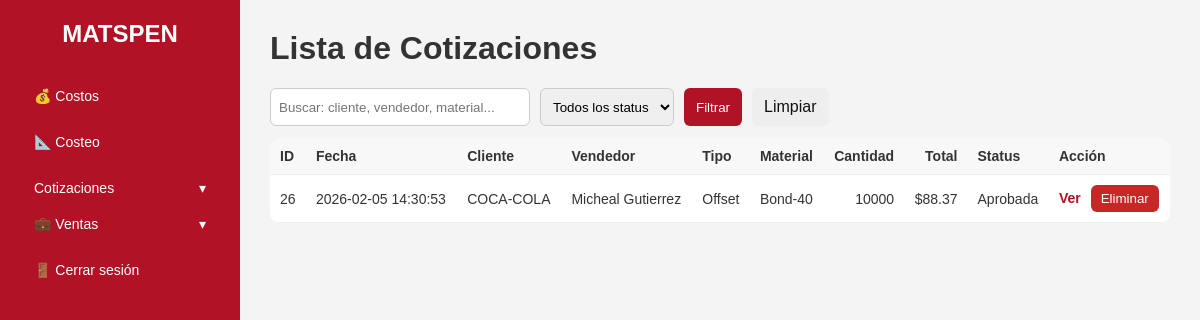
/cotizaciones, run on an earlier commit of the app's database.
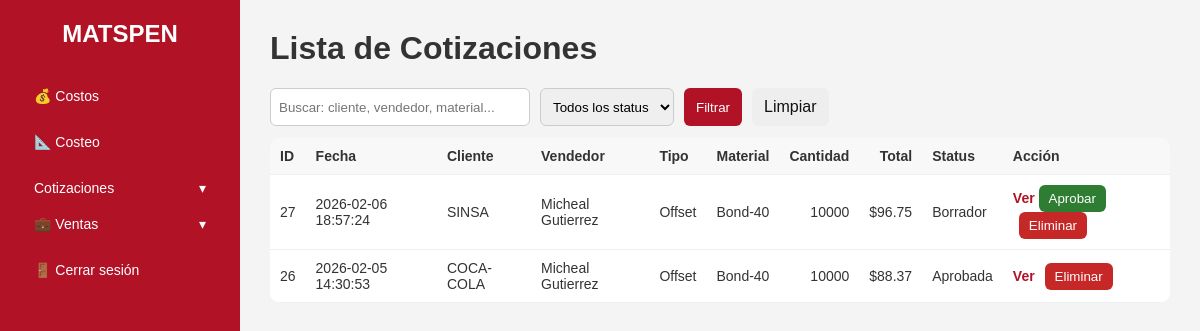
And on a later commit of the database.
### tables this page shows
CREATE TABLE "costeo" (
            id INTEGER PRIMARY KEY AUTOINCREMENT,
            fecha TEXT,
            tipo_de_impresion TEXT,
            nombre_vendedor TEXT,
            material TEXT,
            cantidad INTEGER,
            artes INTEGER,
            resmas REAL,
            costo_material REAL,
            cliente TEXT,
            planchas INTEGER,
            costo_total REAL,
            status TEXT
        );

### app.py (the view)
@app.route("/cotizaciones")
def cotizaciones():
    conn = get_db_connection()
    conn.execute("SELECT id, status FROM costeo ORDER BY id DESC LIMIT 5").fetchall()
    q = (request.args.get("q") or "").strip()          # buscar texto
    status = (request.args.get("status") or "").strip()
    sql = "SELECT * FROM costeo WHERE 1=1"
    params = []
    if status:
        sql += " AND status = ?"
        params.append(status)
    if q:
        sql += " AND (cliente LIKE ? OR nombre_vendedor LIKE ? OR material LIKE ? OR tipo_de_impresion LIKE ?)"
        like = f"%{q}%"
        params.extend([like, like, like, like])
    sql += " ORDER BY id DESC"
    cotizaciones = conn.execute(sql, params).fetchall()
    conn.close()
    return render_template("cotizaciones.html", cotizaciones=cotizaciones, q=q, status=status)

### database.py (called while the page is built)
def get_db_connection():
    conn = sqlite3.connect("database.db", timeout=30, check_same_thread=False)
    conn.row_factory = sqlite3.Row
    conn.execute("PRAGMA busy_timeout=30000;")  # espera 30s si está bloqueada
    return conn

### templates/cotizaciones.html (shortened to what this page needs)
{% extends "base.html" %}
{% block content %}
<h1>Lista de Cotizaciones</h1>
<form method="get" style="display:flex; gap:10px; flex-wrap:wrap; margin:12px 0;">
  <input type="text" name="q" placeholder="Buscar: cliente, vendedor, material..." value="{{ q }}"
         style="padding:8px; border:1px solid #ccc; border-radius:6px; min-width:260px;">
  <select name="status" style="padding:8px; border:1px solid #ccc; border-radius:6px;">
    <option value="">Todos los status</option>
  </select>
  <button type="submit" style="padding:10px 12px; border:none; border-radius:6px; background:#b11226; color:white; cursor:pointer;">
    Filtrar
  </button>
  <a href="/cotizaciones" style="padding:10px 12px; border-radius:6px; background:#eee; color:#111; text-decoration:none;">
    Limpiar
  </a>
</form>
{% if cotizaciones and cotizaciones|length > 0 %}
  <table style="width:100%; border-collapse:collapse; background:white; border-radius:10px; overflow:hidden;">
    <thead>
      <tr style="background:#f3f3f3;">
        <th style="text-align:left; padding:10px; border-bottom:1px solid #eee;">ID</th>
        <th style="text-align:left; padding:10px; border-bottom:1px solid #eee;">Fecha</th>
        <th style="text-align:left; padding:10px; border-bottom:1px solid #eee;">Cliente</th>
        <th style="text-align:left; padding:10px; border-bottom:1px solid #eee;">Vendedor</th>
        <th style="text-align:left; padding:10px; border-bottom:1px solid #eee;">Tipo</th>
        <th style="text-align:left; padding:10px; border-bottom:1px solid #eee;">Material</th>
        <th style="text-align:right; padding:10px; border-bottom:1px solid #eee;">Cantidad</th>
        <th style="text-align:right; padding:10px; border-bottom:1px solid #eee;">Total</th>
        <th style="text-align:left; padding:10px; border-bottom:1px solid #eee;">Status</th>
        <th style="text-align:left; padding:10px; border-bottom:1px solid #eee;">Acción</th>
      </tr>
    </thead>
    <tbody>
      {% for c in cotizaciones %}
      <tr>
        <td style="padding:10px; border-bottom:1px solid #eee;">{{ c["id"] }}</td>
        <td style="padding:10px; border-bottom:1px solid #eee;">{{ c["fecha"] }}</td>
        <td style="padding:10px; border-bottom:1px solid #eee;">{{ c["cliente"] }}</td>
        <td style="padding:10px; border-bottom:1px solid #eee;">{{ c["nombre_vendedor"] }}</td>
        <td style="padding:10px; border-bottom:1px solid #eee;">{{ c["tipo_de_impresion"] }}</td>
        <td style="padding:10px; border-bottom:1px solid #eee;">{{ c["material"] }}</td>
        <td style="padding:10px; border-bottom:1px solid #eee; text-align:right;">{{ c["cantidad"] }}</td>
        <td style="padding:10px; border-bottom:1px solid #eee; text-align:right;">
          ${{ "%.2f"|format(c["costo_total"] or 0) }}
        </td>
        <td style="padding:10px; border-bottom:1px solid #eee;">{{ (c["status"] or "").strip() }}</td>
        <td style="padding:10px; border-bottom:1px solid #eee;">
          <a href="/cotizacion/{{ c['id'] }}" style="text-decoration:none; color:#b11226; font-weight:bold;">
            Ver
          </a>
        {% set st = (c["status"] or "").strip() %}
        {% if st != "Aprobada" %}
          <button type="button"
                  onclick="abrirAprobar({{ c['id'] }})"
                  style="padding:6px 10px; border:none; border-radius:6px; background:#2e7d32; color:white; cursor:pointer;">
            Aprobar
          </button>
        {% endif %}
          <form method="post" action="/cotizacion/{{ c['id'] }}/eliminar" style="display:inline;"
        onsubmit="return confirm('¿Seguro que querés eliminar esta cotización?');">
    <button type="submit"
            style="padding:6px 10px; border:none; border-radius:6px; background:#c62828; color:white; cursor:pointer; margin-left:6px;">
      Eliminar
    </button>
  </form>
        </td>
      </tr>
      {% endfor %}
    </tbody>
  </table>
{% else %}
  <p>No hay cotizaciones guardadas todavía.</p>
{% endif %}
{% endblock %}

### templates/base.html (shortened to what this page needs)
<!DOCTYPE html>
<html lang="es">
<head>
</head>
<body>
<div class="layout">
    <aside class="sidebar">
        <h2>MATSPEN</h2>
        <ul>
            <li><a href="{{ url_for('costos') }}">💰 Costos</a></li>
            <li><a href="{{ url_for('costeo') }}">📐 Costeo</a></li>
            <li class="nav-group">
                 <button class="nav-parent" type="button"
                        onclick="toggleMenu('coti_venta', 'dash_venta')">
                        <span> Cotizaciones</span>
                        <span class = "dash" id="dahs_venta">▾</span>
                 </button>
                <button class="nav-parent" type="button"
                        onclick="toggleMenu('ventas-menu', 'chev-ventas')">
                    <span>💼 Ventas</span>
                    <span class="chev" id="chev-ventas">▾</span>
                </button>
            </li>
            <li><a href="{{ url_for('logout') }}">🚪 Cerrar sesión</a></li>
        </ul>
    </aside>
    <main class="content">
        {% block content %}{% endblock %}
    </main>
</div>
</body>
</html>

### templates/base.html (style rules this page uses)
:root { --color-primario: #b11226; --color-secundario: #ffffff; --color-gris: #f4f4f4; --color-texto: #333; --radio: 8px; }
* { box-sizing: border-box; font-family: Arial, Helvetica, sans-serif; }
body { margin: 0; background: var(--color-gris); color: var(--color-texto); }
a { text-decoration: none; color: inherit; }
.layout { display: flex; min-height: 100vh; }
.sidebar { width: 240px; background: var(--color-primario); color: white; padding: 20px; }
.sidebar h2 { margin-top: 0; text-align: center; }
.sidebar ul { list-style: none; padding: 0; margin-top: 30px; }
.sidebar ul li { margin-bottom: 10px; }
.sidebar ul li a { display: block; padding: 10px 14px; border-radius: var(--radio); color: white; font-size: 14px; }
.content { flex: 1; padding: 30px; background: var(--color-gris); }
h1 { margin-top: 0; }
table { width: 100%; border-collapse: collapse; background: white; border-radius: var(--radio); overflow: hidden; }
th, td { padding: 12px; border-bottom: 1px solid #eee; font-size: 14px; text-align: left; }
th { background: #f8f8f8; font-weight: bold; }
tr:last-child td { border-bottom: none; }
.nav-group { margin-bottom: 10px; }
.nav-parent { width:100%; background: transparent; border: none; color: white; padding: 10px 14px; border-radius: var(--radio); cursor: pointer; font-size: 14px; display:flex; justify-content: space-between; align-items: center; text-align: left; }
.chev { transition: transform .2s ease; }

What changed in the data, as far as the page shows it:
added costeo: id "27", fecha "2026-02-06 18:57:24", cliente "SINSA", nombre_vendedor "Micheal Gutierrez", tipo_de_impresion "Offset", material "Bond-40", cantidad "10000", costo_total "96.75", status "Borrador"
